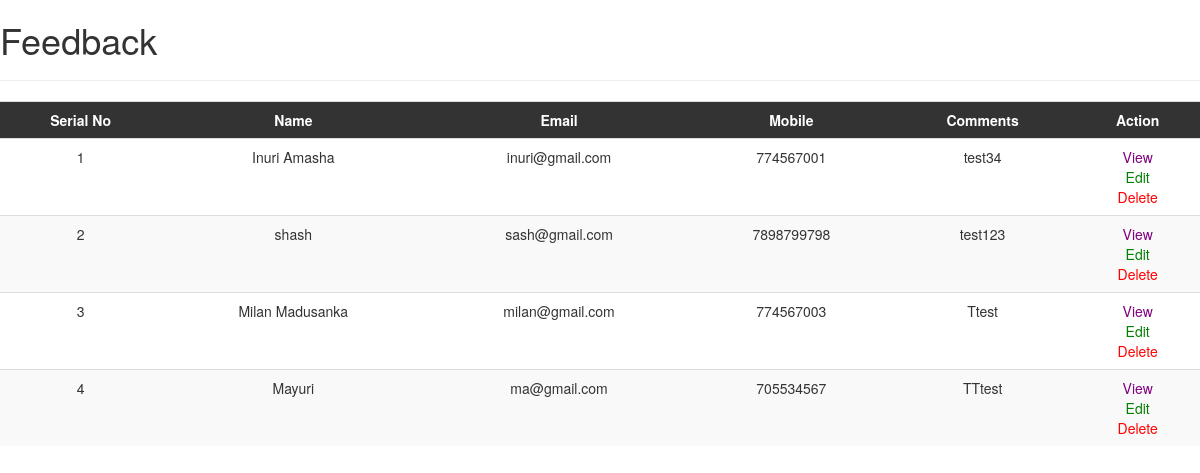
The app's page /admin/feedback.php with its own data.
### tables this page shows
CREATE TABLE `feedback` (
  `id` int(11) NOT NULL,
  `name` varchar(100) NOT NULL,
  `email` varchar(100) NOT NULL,
  `mobile` bigint(20) NOT NULL,
  `comments` varchar(255) NOT NULL
);

### admin/feedback.php (the view, shortened to what this page needs)
<!DOCTYPE html>
<html>
<head>
    <link rel="stylesheet" href="../assets/css/style1.css">
    <link rel="stylesheet" href="https://maxcdn.bootstrapcdn.com/bootstrap/3.4.0/css/bootstrap.min.css">
</head>
<body>
<table class="table table-striped table-hover">
    <h1>Feedback</h1>
    <hr>
    <tr>
        <th>Serial No</th>
        <th>Name</th>
        <th>Email</th>
        <th>Mobile</th>
        <th>Comments</th>
        <th>Action</th>
    </tr>
    <?php
	require('../connection.php');
    $i = 1;
    $sql = mysqli_query($con, "select * from feedback");
    while ($res = mysqli_fetch_assoc($sql)) {
        $id = $res['id'];
    ?>
        <tr>
            <td><?php echo $i; $i++; ?></td>
            <td><?php echo $res['name']; ?></td>
            <td><?php echo $res['email']; ?></td>
            <td><?php echo $res['mobile']; ?></td>
            <td><?php echo $res['comments']; ?></td>
            <td>
                <a style="color: purple" href="view_feedback.php?id=<?php echo $id; ?>">View</a><br>
                <a style="color: green" href="edit_feedback.php?id=<?php echo $id; ?>">Edit</a><br>
                <a style="color: red" href="#" onclick="delFeedback('<?php echo $id; ?>')">Delete</a><br>
            </td>
        </tr>
    <?php
    }
    ?>
</table>
</body>
<html>

### assets/css/style1.css (style rules this page uses)
* { margin: 0; padding: 0; box-sizing: border-box; }
body { font-family: Arial, sans-serif; background-color: #f2f2f2; }
h1 { font-size: 24px; color: #333; margin-bottom: 10px; }
hr { border: 1px solid #333; }
.table { width: 100%; margin-bottom: 20px; }
.table th, .table td { text-align: center; }
.table th { background-color: #333; color: #fff; }
a { text-decoration: none; }

### records on screen
feedback: name "Inuri Amasha", email "inuri@gmail.com", mobile "774567001", comments "test34"
feedback: name "shash", email "sash@gmail.com", mobile "7898799798", comments "test123"
feedback: name "Milan Madusanka", email "milan@gmail.com", mobile "774567003", comments "Ttest"
feedback: name "Mayuri", email "ma@gmail.com", mobile "705534567", comments "TTtest"
